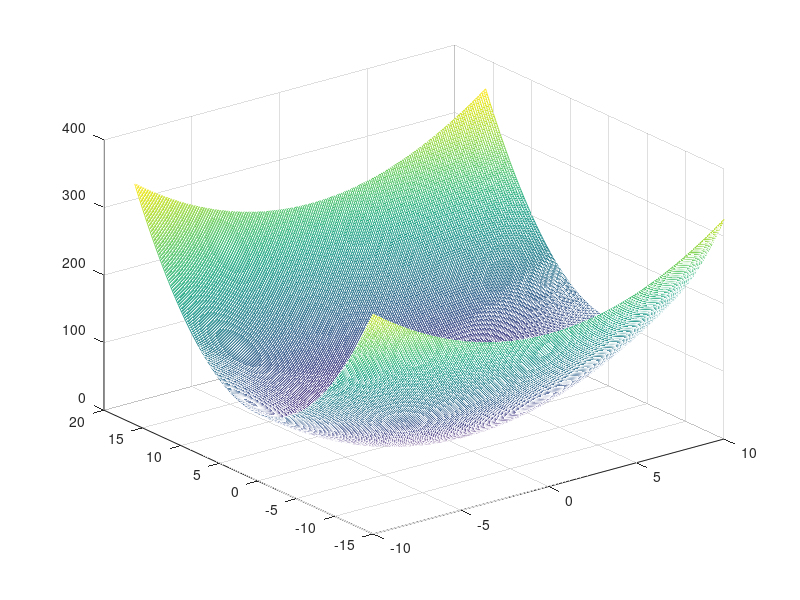
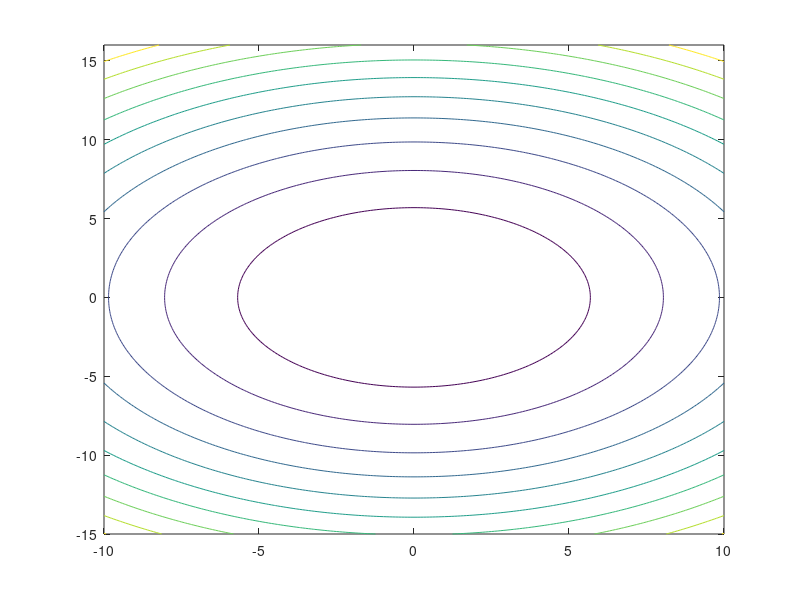

Recreate these plots in MATLAB, in order.
clear all
close all
clc

% f(x,y) = x^2 + y^2
x = -10:0.1:10;
y = -15:0.1:16;
[xr, yr] = meshgrid(x,y);
fe = xr.^2 + yr.^2;
mesh(xr,yr,fe)
hold on
plot3(1,1,2,'*r')

figure
contour(xr,yr,fe)
